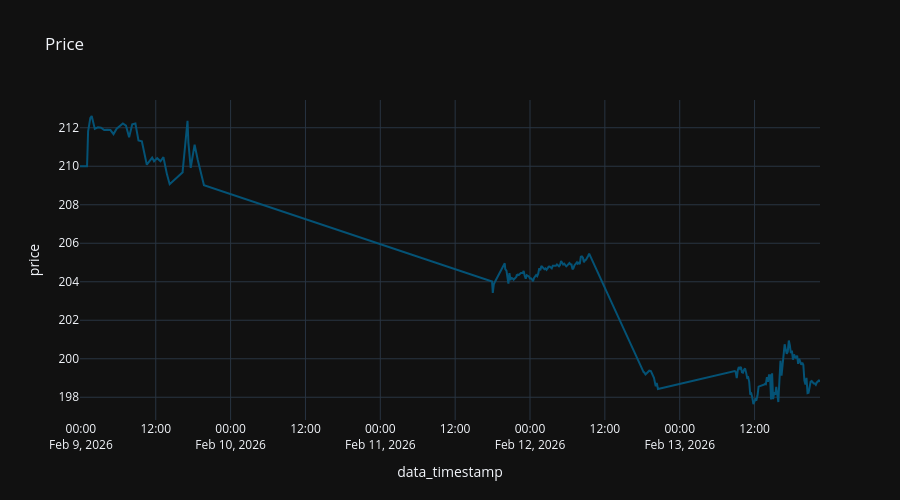

The notebook cell saved with this chart:
### Code cell
x = df[df['ticker'] == asset_ticker][['data_timestamp', 'price', 'ticker']].sort_values(by="data_timestamp")

fig = px.line (
  x,
  "data_timestamp",
  "price",
  title="Price"
#   color_discrete_sequence="Tealgrn_r",
)

fig.update_layout (
  height=500,
)

### Figure 1 — Plotly figure (JSON) as saved in the notebook; plotly's stock layout.template omitted (floating-point values rounded to 4 significant figures; data arrays with more than 128 entries replaced by an {"elided": "..."} marker saying what was removed)
{"data": [{"hovertemplate": "data_timestamp=%{x}<br>price=%{y}<extra></extra>", "legendgroup": "", "line": {"color": "rgb(4, 82, 117)", "dash": "solid"}, "marker": {"symbol": "circle"}, "mode": "lines", "name": "", "orientation": "v", "showlegend": false, "type": "scatter", "x": {"elided": "229 str values"}, "xaxis": "x", "y": {"elided": "229 float values"}, "yaxis": "y"}], "layout": {"height": 500, "legend": {"tracegroupgap": 0}, "title": {"text": "Price"}, "xaxis": {"anchor": "y", "domain": [0, 1], "title": {"text": "data_timestamp"}}, "yaxis": {"anchor": "x", "domain": [0, 1], "title": {"text": "price"}}}}
